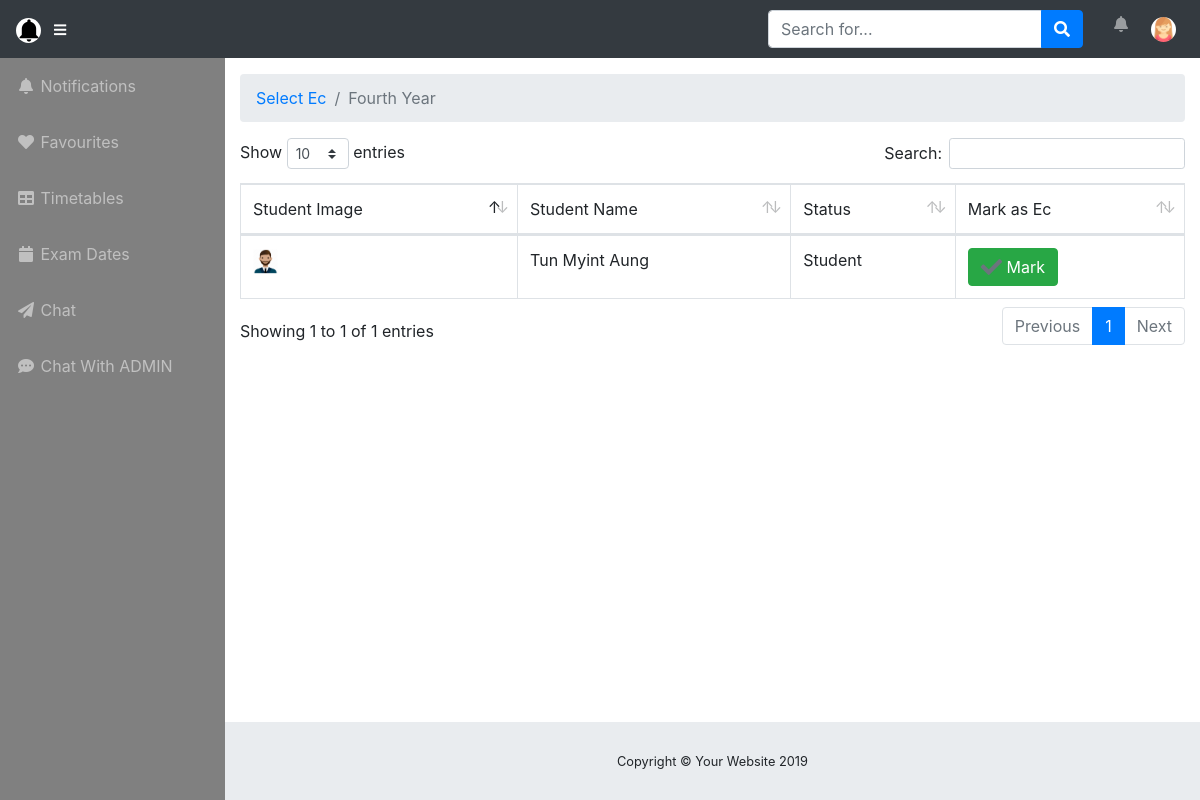
The app's page /user/fourthyearec.php (signed in) with its own data.
### tables this page shows
CREATE TABLE `users` (
  `userid` int(11) NOT NULL,
  `userphoto` varchar(255) NOT NULL,
  `username` varchar(255) NOT NULL,
  `useremail` varchar(255) NOT NULL,
  `userpass` varchar(255) NOT NULL,
  `year_id` int(11) NOT NULL,
  `userphone` varchar(255) NOT NULL,
  `useraddress` text NOT NULL,
  `status` int(2) NOT NULL,
  `user_status` int(2) NOT NULL,
  `created_dates` datetime NOT NULL,
  `modified_date` datetime NOT NULL
);

### user/fourthyearec.php (the view, shortened to what this page needs)
<?php
 include('../admin/database/connection.php');
 include('includes/userheader.php');
     $hi = $conn->query("SELECT * FROM users WHERE year_id = '4'");
     $wow = $conn->query("SELECT * FROM users WHERE year_id = '4' AND status = '3'");
 ?>
<body id="page-top">
   <?php include('includes/usernavbar.php');?>
  <div id="wrapper">
    <?php include('includes/usersidebar.php'); ?>
    <div id="content-wrapper">
      <div class="container-fluid">
        <ol class="breadcrumb">
          <li class="breadcrumb-item">
            <a style="text-decoration: none;" href="fourthyearec.php">Select Ec</a>
          </li>
          <li class="breadcrumb-item active">Fourth Year</li>
        </ol>
        <div class="row">
          <div class="col-lg-12">
          <div class="table-responsive">
                         <table class="table table-bordered hello" id="dataTable" width="100%" cellspacing="0">
                          <thead>
                                <tr>
                                   <td>Student Image</td>
                                   <td>Student Name</td>
                                   <td>Status</td>
                                   <td>Mark as Ec</td>
                                </tr>
                          </thead>
                          <tbody>
                            <?php
                              if($wow->num_rows > 0) {
                              foreach($hi as $hii) : ?>
                              <tr>
                                 <td><img src="../admin/userprofiles/<?php echo $hii['userphoto']?>" style="height: 25px; width: 25px;"></td>
                                 <td><?php echo $hii['username']?></td>
                                 <td class="cha"><?php if($hii['status'] == '2') : ?>
                                     Student
                                     <?php else: ?>
                                      Ec
                                    <?php endif; ?>
                                  </td>
                                  <td><?php if($hii['status'] == '2') : ?>
                                         -
                                        <?php else: ?>
                                        <button class="btn btn-danger remove"  data-id="<?php echo $hii['userid']?>"><i class="fas fa-window-close fa-lg text-secondary"></i> Remove </button>
                                      <?php endif; ?>
                                  </td>
                                </tr>
                               <?php endforeach; ?>
                                <?php }else{
                                foreach($hi as $hii) : ?>
                                <tr>
                                 <td><img src="../admin/userprofiles/<?php echo $hii['userphoto']?>" style="height: 25px; width: 25px;"></td>
                                 <td><?php echo $hii['username']?></td>
                                 <td class="chakra"><?php if($hii['status'] == '2') : ?>
                                     Student
                                     <?php else: ?>
                                      Ec
                                    <?php endif; ?>
                                  </td>
                                  <td><button class="btn btn-success checkec"  data-id="<?php echo $hii['userid']?>"><i class="fas fa-check text-secondary fa-lg "></i> Mark</button></td>
                                </tr>
                               <?php endforeach; ?>
                            <?php } ?>
                          </tbody>
                         </table>
                      </div>
        </div>
      </div>
      <footer class="sticky-footer">
        <div class="container my-auto">
          <div class="copyright text-center my-auto">
            <span>Copyright © Your Website 2019</span>
          </div>
        </div>
      </footer>
    </div>
  </div>
<?php include('includes/userfooter.php');?>

### user/includes/usernavbar.php (shortened to what this page needs)
<?php
 $rr = $conn->query("SELECT * FROM users WHERE userid='".$_SESSION['userid']."' AND useremail='".$_SESSION['useremail']."'");
   $rrr =  $rr->fetch_assoc();
?>
<nav class="navbar navbar-expand navbar-dark bg-dark static-top">
    <a class="navbar-brand mr-1" href="index.php"><img style="width: 25px; height: 25px" class="rounded-circle" src="../admin/adminprofiles/images.png"></a>
    <button class="btn btn-link btn-sm text-white order-1 order-sm-0" id="sidebarToggle" href="#">
      <i class="fas fa-bars"></i>
    </button>
    <form class="form-inline ml-auto mr-0 mr-md-3 my-2 my-md-0" action="index.php" method="POST">
      <div class="input-group">
        <input type="text" class="form-control" <?php if(isset($_POST['search'])) { ?>  value="<?php echo $search;?>" <?php } ?> id="search" placeholder="Search for..." aria-label="Search" aria-describedby="basic-addon2" name="nasearch">
        <div class="input-group-append">
          <button class="btn btn-primary" type="submit" name="search">
            <i class="fas fa-search"></i>
          </button>
        </div>
      </div>
    </form>
    <ul class="navbar-nav ml-auto ml-md-0">
      <li class="d-none d-sm-block nav-item dropdown no-arrow mx-1">
        <a class="nav-link dropdown-toggle" href="#" id="alertsDropdown" role="button" data-toggle="dropdown" aria-haspopup="true" aria-expanded="false">
          <i class="d-none d-sm-block fas fa-bell fa-fw hidden-sm"></i>
        </a>
      </li>
      <li class="nav-item dropdown no-arrow">
        <a class="nav-link dropdown-toggle" href="#" id="userDropdown" role="button" data-toggle="dropdown" aria-haspopup="true" aria-expanded="false">
         <img style="width: 25px; height: 25px" class="rounded-circle" src="../admin/userprofiles/<?php echo $rrr['userphoto']?>">
        </a>
      </li>
    </ul>
  </nav>

### records on screen
users: userphoto (picture)
users: userphoto (picture), username "Tun Myint Aung", status "Student"
